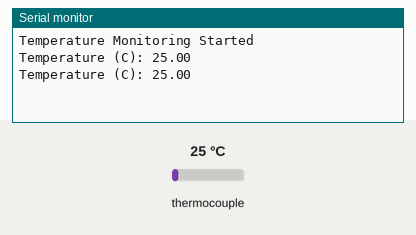
A sketch run on a simulated Arduino Uno, built with avr-gcc and run on an emulated ATmega328P. Shown: the last lines printed to the serial monitor. Inputs (shaded band) come from the test bench; at power-on: thermocouple 25 °C.

Above: at 1.8 s.
1.9 s: thermocouple set to 6 °C
At 2.8 s:
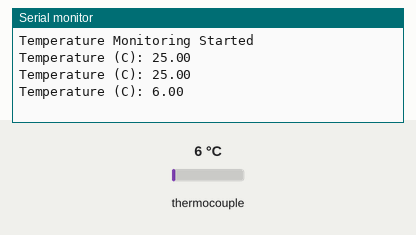
3.4 s: thermocouple set to 75 °C
At 4.7 s:
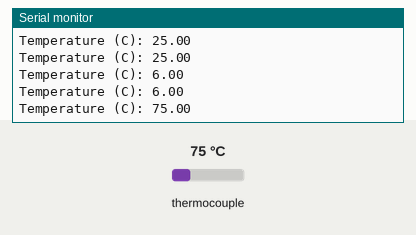
Timing chart, 0 to 6.4 s (numbered marks = the images above; inputs shaded):
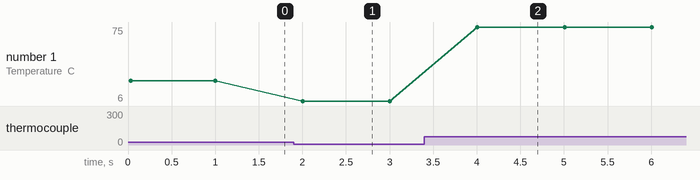

The sketch:

pid_temperature_control.ino
```cpp
/*
  Hybrid Temperature Control System
  Basic Temperature Reading using Thermocouple (MAX6675)

  Author: Priya Shinde
*/

#include <max6675.h>

// MAX6675 pin connections
int thermoSO = 4;
int thermoCS = 5;
int thermoSCK = 6;

MAX6675 thermocouple(thermoSCK, thermoCS, thermoSO);

void setup() {
  Serial.begin(9600);
  Serial.println("Temperature Monitoring Started");
}

void loop() {
  double temperature = thermocouple.readCelsius();

  Serial.print("Temperature (C): ");
  Serial.println(temperature);

  delay(1000);  // 1 second delay
}
```

Measured:
- after the input at 1.9 s, the serial monitor: prints a new line after 0.10 s (image 1)
- after the input at 3.4 s, the serial monitor: prints a new line after 0.61 s (image 2)
- plotted number 1: 25 → 6 after the input at 1.9 s, 6 → 75 after the input at 3.4 s
